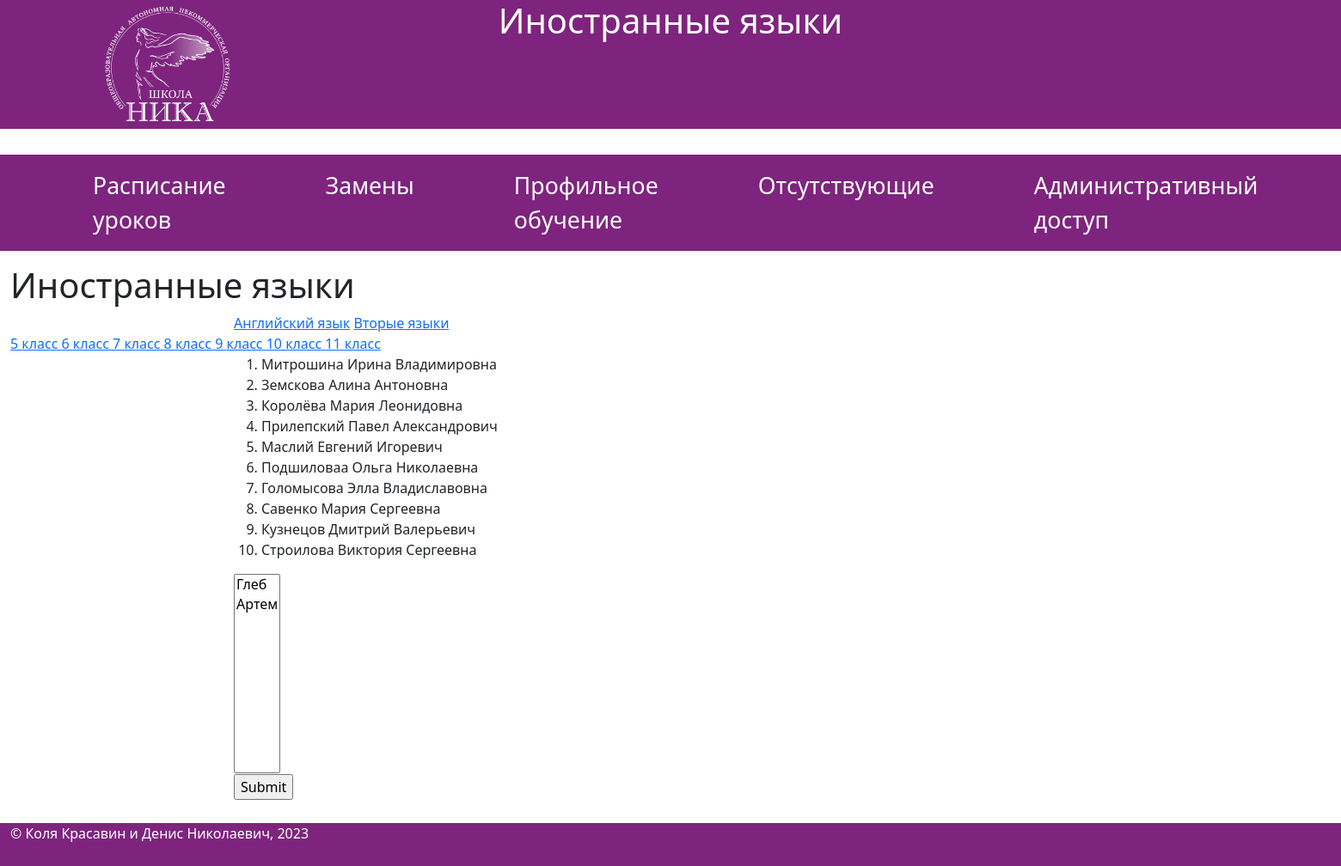
/languages/english/6, run on the app's committed database.
### app/models.py (models this page shows)
class EnglishTeachers(db.Model):
    teacher_id = db.Column(db.Integer, primary_key=True)
    teacher_name = db.Column(db.String(30), index=True, unique=True)
    def __repr__(self):
        return f'{self.teacher_name}'

### app/routes.py (the view)
@app.route('/languages/<type>/<grade>')
def languages(type, grade):
    title = 'Иностранные языки'
    if type == 'english':
        teachers = EnglishTeachers.query.all()
    elif type == 'secondlang':
        teachers = SecondLangTeachers.query.all()
    pupils = Pupils.query.filter_by(grade=grade).add_columns(Pupils.pupil_name, Pupils.grade, Pupils.eng_group).all()
    return render_template('languages.html', title=title, teachers=teachers, pupils=pupils, type=type)

### app/templates/languages.html (shortened to what this page needs)
{% extends  "base.html" %}
{% block content %}
<h1>{{ title }}</h1>
<div class="row">
    <div class="col-2"></div>
    <div class="col-8">
        <a href="{{ url_for('languages', type='english', grade=5) }}">Английский язык</a>
        <a href="{{ url_for('languages', type='secondlang', grade=5) }}">Вторые языки</a>
    </div>
    <div class="col-8">
        {% for i in range(5,12) %}
        <a href="{{ url_for('languages', type=type, grade=i) }}">{{i}} класс </a>
        {% endfor %}
    </div>
    <div class="col-2"></div>
</div>
<div class="row l1">
    <div class="col-2"></div>
    <div class="col-8">
        <form name="languages">
            <ol>
                {% for teacher in teachers %}
                <li>{{ teacher }}</li>
                {% endfor %}
            </ol>
            <select name="pupils" size="{% if pupils|length < 10 %} {{ 10 }} {% else %} {{ pupils|length }} {% endif %}" width="">
                {% for pupil in pupils %}
                <option value="{{ pupil.pupil_id }}">{{ pupil.pupil_name }}</option>
                {% endfor %}
            </select>
            <p><input type="submit" text="Сохранить"></p>
        </form>
    </div>
    <div class="col-2"></div>
</div>
{% endblock %}

### app/static/style.css (style rules this page uses)
body { margin: 0; padding: 0; font-family:'Segoe UI', Tahoma, Geneva, Verdana, sans-serif; }

### data on the page
EnglishTeachers: teacher_name "Митрошина Ирина Владимировна"
EnglishTeachers: teacher_name "Земскова Алина Антоновна"
EnglishTeachers: teacher_name "Королёва Мария Леонидовна"
EnglishTeachers: teacher_name "Прилепский Павел Александрович"
EnglishTeachers: teacher_name "Маслий Евгений Игоревич"
EnglishTeachers: teacher_name "Подшиловаа Ольга Николаевна"
EnglishTeachers: teacher_name "Голомысова Элла Владиславовна"
EnglishTeachers: teacher_name "Савенко Мария Сергеевна"
EnglishTeachers: teacher_name "Кузнецов Дмитрий Валерьевич"
EnglishTeachers: teacher_name "Строилова Виктория Сергеевна"

### other printed values
{{ title }} "Иностранные языки"
{{ i }} "5" "6" "7" "8" "9" "10" "11"
